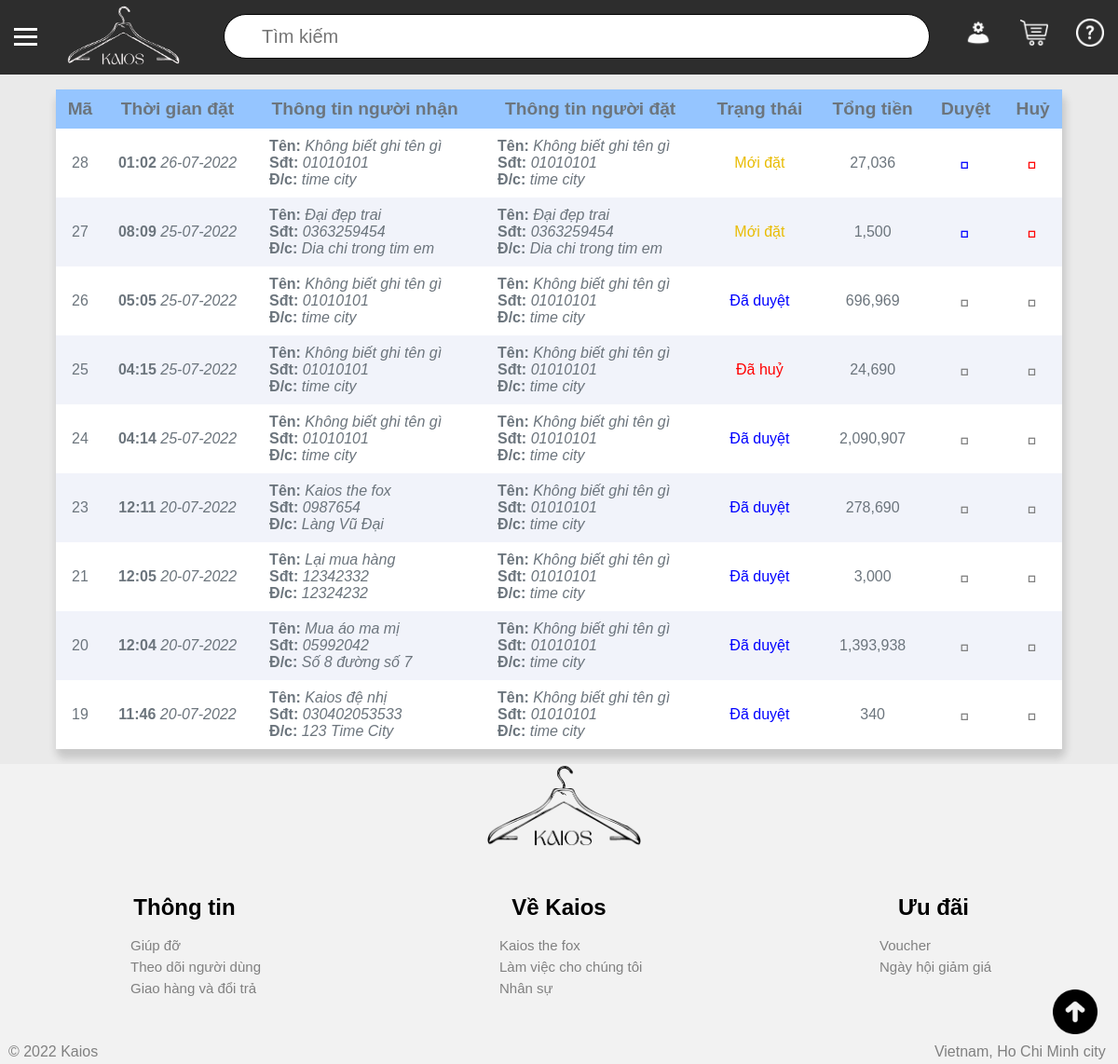
Before: /admin/orders/index.php (signed in) with the older database file.
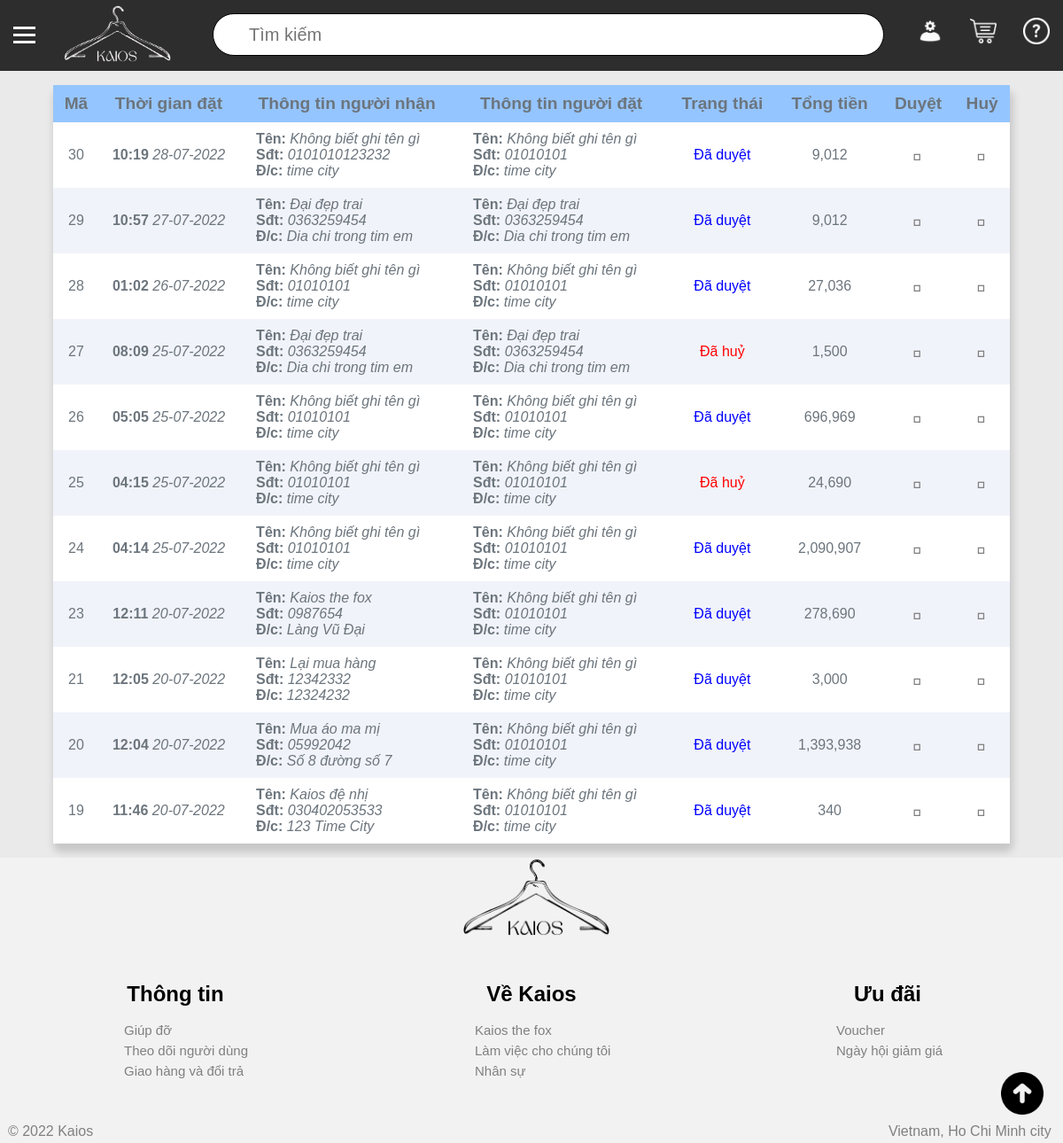
After: the same page with the newer database file.
### tables this page shows
CREATE TABLE `hoa_don` (
  `ma` int(11) NOT NULL,
  `ma_khach_hang` int(11) NOT NULL,
  `trang_thai` int(11) NOT NULL,
  `dia_chi_nguoi_nhan` text NOT NULL,
  `thoi_gian_dat` timestamp NOT NULL DEFAULT CURRENT_TIMESTAMP,
  `ten_nguoi_nhan` varchar(200) NOT NULL,
  `sdt_nguoi_nhan` varchar(20) NOT NULL,
  `ghi_chu` text NOT NULL,
  `tong_tien` int(11) NOT NULL
);

CREATE TABLE `khach_hang` (
  `ma` int(11) NOT NULL,
  `anh_dai_dien` varchar(200) NOT NULL DEFAULT 'default.png',
  `ten` varchar(200) NOT NULL,
  `so_dien_thoai` varchar(20) NOT NULL,
  `dia_chi` text NOT NULL,
  `email` text NOT NULL,
  `mat_khau` varchar(200) NOT NULL,
  `token` varchar(50) DEFAULT NULL
);

### admin/orders/index.php (the view, shortened to what the changed rows need)
<!DOCTYPE html>
<html>
<head>
    <link rel="stylesheet" type="text/css" href="https://cdn.jsdelivr.net/npm/hack-font@3/build/web/hack-subset.css">
	<link rel="stylesheet" type="text/css" href="../../styles.css">
</head>
<body>
    <?php
    require '../../database/connect.php';
    $query = "select
                    hoa_don.*,
                    khach_hang.ten as ten_nguoi_dat,
                    khach_hang.so_dien_thoai as sdt_nguoi_dat,
                    khach_hang.dia_chi as dia_chi_nguoi_dat
            from hoa_don
            left join khach_hang on khach_hang.ma = hoa_don.ma_khach_hang
            order by hoa_don.thoi_gian_dat DESC";
    $return = mysqli_query($connect,$query);
    $num_rows = $return->num_rows;
    ?>
	 	<div id="middle_div" style="z-index: 9999">
			<div id="content">
                <p>
                    <table id="main_table">
                        <tr style="background-color: #95c5ff;">
                            <th>
                                Mã
                            </th>
                            <th>
                                Thời gian đặt
                            </th>
                            <th>
                                Thông tin người nhận
                            </th>
                            <th>
                                Thông tin người đặt
                            </th>
                            <th>
                                Trạng thái
                            </th>
                            <th>
                                Tổng tiền
                            </th>
                            <th>
                                Duyệt
                            </th>
                            <th>
                                Huỷ
                            </th>
                        </tr>
                            <?php foreach($return as $each) { ?>
                                <?php
                                if ($num_rows % 2 == 0) $row_color = "#f1f3fa";
                                else if ($num_rows % 2 == 1) $row_color = "#ffffff";
                                $num_rows--;
                                $ma = $each['ma'];
                                ?>
                            <tr name="each_row" style="background-color: <?php echo $row_color ?>;">
                                <td onclick="location.href='./show.php?id=<?=$ma?>'">
                                    <?php echo $each['ma']; ?>
                                </td>
                                <td onclick="location.href='./show.php?id=<?=$ma?>'">
                                    <b>
                                    <?php
                                        echo date('H:i',strtotime($each['thoi_gian_dat']))
                                    ?>
                                    </b>
                                    <em>
                                    <?php
                                        echo date('d-m-Y',strtotime($each['thoi_gian_dat']))
                                    ?>
                                    </em>
                                </td>
                                <td onclick="location.href='./show.php?id=<?=$ma?>'" class="info">
                                    <b>Tên: </b>
                                     <em>
                                         <?php echo $each['ten_nguoi_nhan']; ?>
                                     </em>
                                    <br>
                                    <b>Sđt: </b>
                                    <em>
                                        <?php echo $each['sdt_nguoi_nhan']; ?>
                                    </em>
                                    <br>
                                    <b>Đ/c: </b>
                                    <em>
                                        <?php echo $each['dia_chi_nguoi_nhan']; ?>
                                    </em>
                                </td>
                                <td onclick="location.href='./show.php?id=<?=$ma?>'" class="info">
                                    <b>Tên: </b>
                                     <em>
                                         <?php echo $each['ten_nguoi_dat']; ?>
                                     </em>
                                    <br>
                                    <b>Sđt: </b>
                                    <em>
                                        <?php echo $each['sdt_nguoi_dat']; ?>
                                    </em>
                                    <br>
                                    <b>Đ/c: </b>
                                    <em>
                                        <?php echo $each['dia_chi_nguoi_dat']; ?>
                                    </em>
                                </td>
                                    <?php
                                        $trang_thai = $each['trang_thai'];
                                        switch ($trang_thai) {
                                            case "0":
                                                $msg = "Mới đặt";
                                                $color = '#e9bc03';
                                                break;
                                            case "1":
                                                $msg = "Đã duyệt";
                                                $color = 'blue';
                                                break;
                                            case "2":
                                                $msg = "Đã huỷ";
                                                $color = 'red';
                                                break;
                                        }
                                    ?>
                                <td onclick="location.href='./show.php?id=<?=$ma?>'" style="color:<?=$color?> ;">
                                    <?=$msg ?>
                                </td>
                                <td>
                                    <?php echo number_format($each['tong_tien'],0, '', ',') ?>
                                </td>
                                <?php
                                        if($each['trang_thai'] != 0) {
                                            $onclick = "onclick='location.href='javascript:void(0)'";
                                            $da_duyet ="style='cursor: default'";
                                            $duyet = 'color: gray';
                                            $huy = 'color: gray';
                                        } else {
                                            $da_duyet = "";
                                            $onclick = "";
                                            $duyet = 'color: blue';
                                            $huy = 'color: red';
                                        }                                ?>
                                <?php $ma = $each['ma'] ?>
                                <td title='Duyệt' class="update" <?=$onclick?> onclick="location.href='./update_status.php?id=<?=$ma?>&status=1'"  <?=$da_duyet?> >
                                    <span style="font-family:Hack, monospace;font-size: 20px;<?=$duyet?>;"> </span>
                                </td>
                                <td title='Huỷ' class="delete" <?=$onclick?>onclick="location.href='./update_status.php?id=<?=$ma?>&status=2'" <?=$da_duyet?>>
                                    <span style="font-family:Hack, monospace;font-size: 20px;<?=$huy?>;"> </span>
                                </td>
                            </tr>
                            <?php } ?>
                    </table>
                </p>
            </div>
		</div>
		<?php include '../../partial/footer.php';?>
</body>
</html>

Changed rows visible on the page:
added hoa_don: ma "30", thoi_gian_dat "10:19", thoi_gian_dat "28-07-2022", ten_nguoi_nhan "Không biết ghi tên gì", sdt_nguoi_nhan "0101010123232", dia_chi_nguoi_nhan "time city", ma_khach_hang.ten "Không biết ghi tên gì", ma_khach_hang.so_dien_thoai "01010101", ma_khach_hang.dia_chi "time city", trang_thai "Đã duyệt", tong_tien "9,012"
added hoa_don: ma "29", thoi_gian_dat "10:57", thoi_gian_dat "27-07-2022", ten_nguoi_nhan "Đại đẹp trai", sdt_nguoi_nhan "0363259454", dia_chi_nguoi_nhan "Dia chi trong tim em", ma_khach_hang.ten "Đại đẹp trai", ma_khach_hang.so_dien_thoai "0363259454", ma_khach_hang.dia_chi "Dia chi trong tim em", trang_thai "Đã duyệt", tong_tien "9,012"
changed hoa_don id 28: trang_thai "Mới đặt" → "Đã duyệt"
changed hoa_don id 27: trang_thai "Mới đặt" → "Đã huỷ"
